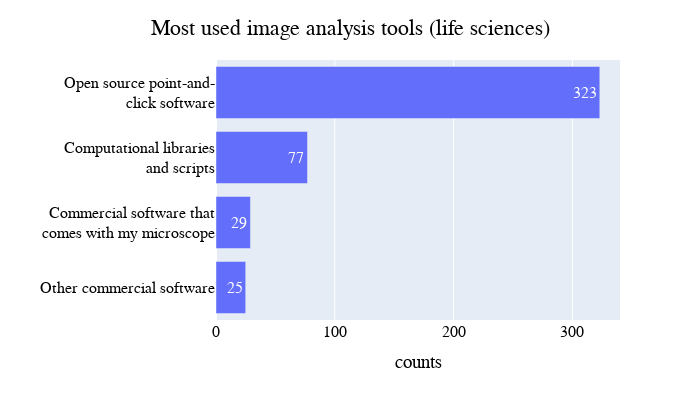

The notebook cell saved with this chart:
### Code cell
# Most used image analysis tools - Life sciences
barchart_horizontal_fig(most_lif_df, title='Most used image analysis tools (life sciences)')

### Figure 1 — Plotly figure (JSON) as saved in the notebook; plotly's stock layout.template omitted (floating-point values rounded to 4 significant figures)
{"data": [{"alignmentgroup": "True", "hovertemplate": "counts=%{x}<br>=%{y}<extra></extra>", "legendgroup": "", "marker": {"color": "#636efa", "pattern": {"shape": ""}}, "name": "", "offsetgroup": "", "orientation": "h", "showlegend": false, "textposition": "auto", "texttemplate": "%{x}", "type": "bar", "x": [77, 29, 323, 25], "xaxis": "x", "y": ["Computational libraries<br>and scripts", "Commercial software that<br>comes with my microscope", "Open source point-and-<br>click software", "Other commercial software"], "yaxis": "y"}], "layout": {"barmode": "relative", "font": {"color": "Black", "family": "Helvetica", "size": 16}, "height": 400, "legend": {"font": {"color": "Black", "size": 16}, "title": {"font": {"family": "Helvetica"}}, "tracegroupgap": 0}, "margin": {"t": 60}, "title": {"text": "Most used image analysis tools (life sciences)", "x": 0.5, "y": 0.95}, "width": 700, "xaxis": {"anchor": "y", "domain": [0, 1], "title": {"text": "counts"}}, "yaxis": {"anchor": "x", "categoryorder": "total ascending", "domain": [0, 1], "title": {"text": ""}}}}
